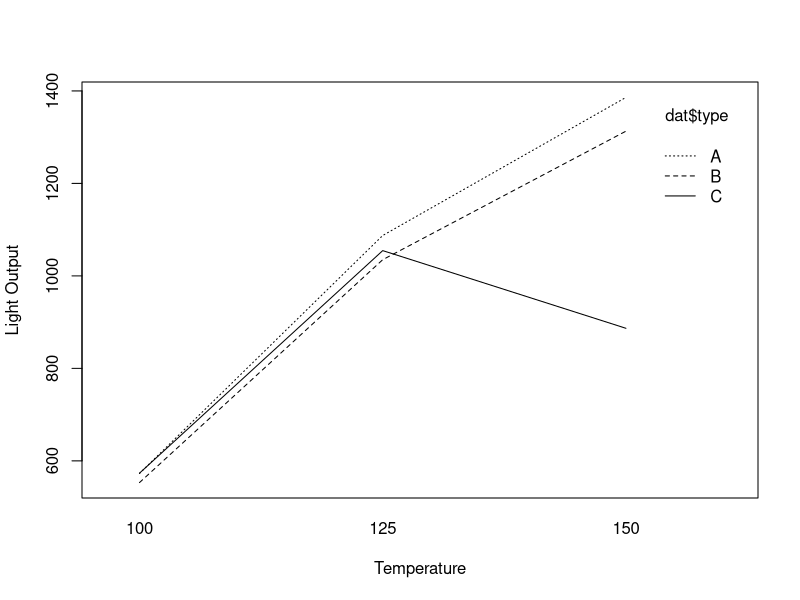

Generate this figure with R:
## ---- chunk 1
knitr::opts_chunk$set(echo = TRUE)
## ---- chunk 2
dat = data.frame(type=c(rep("A",9), rep("B",9), rep("C",9)),
temp=rep(c(100,125,150), 9),
y=c(580,1090,1392,568,1087,1380,570,1085,1386,550,1070,1328,530,1035,1312,
579,1000,1299,546,1045,867,575,1053,904,599,1066,889))
## ---- chunk 3
interaction.plot(x.factor = dat$temp, 
                 trace.factor = dat$type, 
                 response = dat$y, xlab = "Temperature", ylab = "Light Output")
## ---- chunk 4
fit_3b = lm(y ~ as.factor(temp)*type, data = dat)
summary(fit_3b)
## ---- chunk 5
summary_3c = summary(fit_3b)
summary_3c
## ---- chunk 6
summary(fit_3b)
print("------------------------------------------------------")
fit_3d = aov(y ~ as.factor(temp)*type, data = dat)
summary(fit_3d)
## ---- chunk 7
library(MASS)
library(car)

df = read.csv("bike.csv")
df = subset(df, select = -c(1, 46))

normalize <- function(x) {
return ((x - min(x)) / (max(x) - min(x)))
}

df$cbd_indicator = (normalize(df$Limited_Business_License) + 
                      normalize(df$Retail_Food_Establishment) + 
                      normalize(df$CTA_BUS_STATIONS) + 
                      normalize(df$CTA_TRAIN_STATIONS) +
                      normalize(df$POPULATION_SQ_MILE)) / 5

df$effect_rides = (normalize(df$ARSON) + normalize(df$BURGLARY) + normalize(df$HOMICIDE)) / 3
## ---- chunk 8
hand_reduced_model = lm(trips ~ PARK_AREA_ACRES + CAPACITY + MINORITY + 
                          cbd_indicator + effect_rides, data = df)

summary(hand_reduced_model)
print("-----------------------------------VIF----------------------------------------")
vif(hand_reduced_model)
